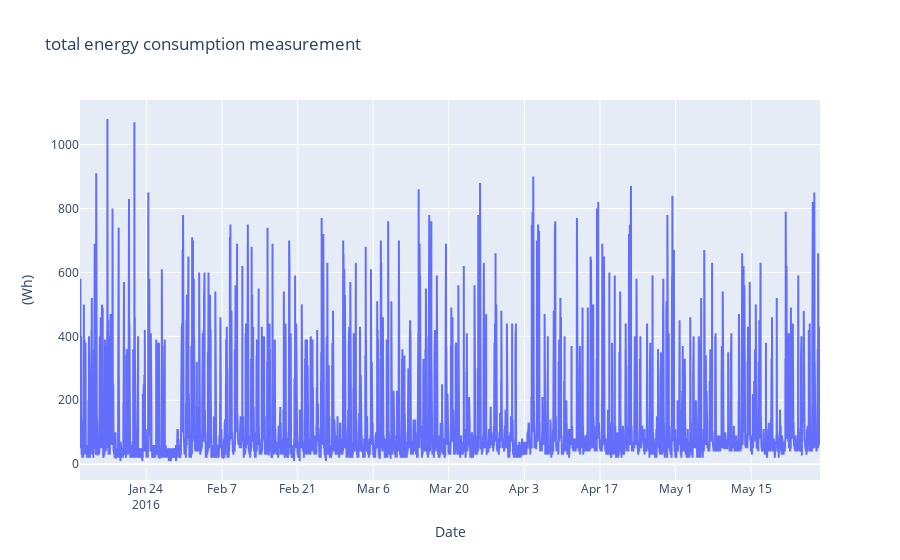

The code cell stored with this chart in its notebook:
### Markdown cell above
# Data Visualization

### Code cell
# plotly
import chart_studio
import chart_studio.plotly as py
from plotly.offline import init_notebook_mode, iplot
init_notebook_mode(connected=True)
import plotly.graph_objs as go

# To understand the timeseries variation of the applaince energy consumption
visData = go.Scatter( x= data.date  ,  mode = "lines", y = data.Appliances )
layout = go.Layout(title = 'total energy consumption measurement' , xaxis=dict(title='Date'), yaxis=dict(title='(Wh)'))
fig = go.Figure(data=[visData],layout=layout)

iplot(fig)

### Figure 1 — Plotly figure (JSON) as saved in the notebook; plotly's stock layout.template omitted (floating-point values rounded to 4 significant figures; data arrays with more than 128 entries replaced by an {"elided": "..."} marker saying what was removed)
{"data": [{"mode": "lines", "type": "scatter", "x": {"elided": "19735 str values"}, "y": {"elided": "19735 int values"}}], "layout": {"title": {"text": "total energy consumption measurement"}, "xaxis": {"title": {"text": "Date"}}, "yaxis": {"title": {"text": "(Wh)"}}}}
